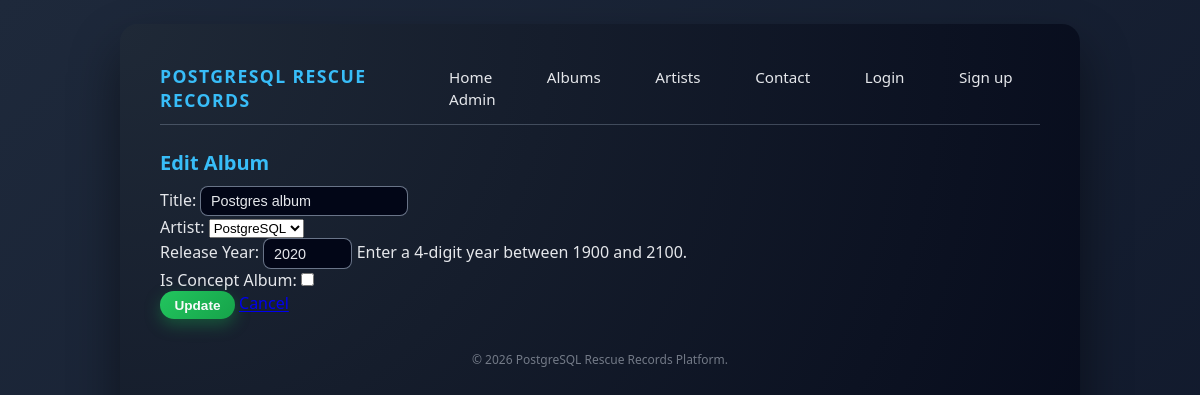
The app's page /albums/2/edit/ with its own data.
### music_library/models.py (models this page shows, shortened)
class Album(models.Model):
    artist = models.ForeignKey(Artist, on_delete=models.CASCADE, related_name='Albums')
    title = models.CharField(max_length=100)
    release_Year = models.PositiveIntegerField(blank=True, null=True)
    is_Concept_Album = models.BooleanField(default=False)

### music_library/views.py (the view, shortened to what this page needs)
# urls.py: path('albums/<int:pk>/edit/', ml_views.AlbumUpdateView.as_view(), name='album_update'),
class AlbumUpdateView(UpdateView):
    model = Album
    form_class = AlbumForm
    template_name = "music_library/album_form.html"

### music_library/forms.py (shortened to what this page needs)
class AlbumForm(forms.ModelForm):
    class Meta:
        model = Album
        fields = ["title", "artist", "release_Year", "is_Concept_Album"]
        widgets = {
            "title": forms.TextInput(
                attrs={"class": "form-control", "placeholder": "Album title"}
            ),
            "artist": forms.Select(attrs={"class": "form-control"}),
            "release_Year": forms.NumberInput(
                attrs={"class": "form-control", "min": 1900, "max": 2100}
            ),
            "is_Concept_Album": forms.CheckboxInput(
                attrs={"class": "form-control"}
            ),
        }
        help_texts = {
            "release_Year": "Enter a 4‑digit year between 1900 and 2100."
        }

### music_library/models.py (called while the page is built)
    def __str__(self):
        return self.name

### music_library/templates/music_library/album_form.html (shortened to what this page needs)
{% extends "core/base.html" %}
{% block content %}
<h2>{% if form.instance.pk %}Edit{% else %}Create{% endif %} Album</h2>
<form method="post">
    {{ form.as_p }}
    <button type="submit">
        {% if form.instance.pk %}Update{% else %}Create{% endif %}
    </button>
    <a href="{% url 'album_list' %}">Cancel</a>
</form>
{% endblock %}

### core/static/css/main.css (style rules this page uses)
body { font-family: Arial, sans-serif; margin: 0; padding: 0 1.5rem 2rem; }
h2 { margin-top: 1.5rem; }
* { margin: 0; padding: 0; box-sizing: border-box; }
html, body { height: 100%; }
body { font-family: system-ui, -apple-system, BlinkMacSystemFont, "Segoe UI", Roboto, sans-serif; background: linear-gradient(135deg, #1e293b, #0f172a); color: #e5e7eb; display: flex; justify-content: center; }
h2 { margin-top: 1.4rem; margin-bottom: 0.6rem; font-size: 1.25rem; color: #38bdf8; }
input[type="text"], input[type="number"], input[type="search"] { padding: 0.4rem 0.6rem; border-radius: 8px; border: 1px solid rgba(148, 163, 184, 0.7); background-color: #020617; color: #e5e7eb; font-size: 0.9rem; outline: none; transition: border-color 0.15s, box-shadow 0.15s; }
button, input[type="submit"] { border: none; border-radius: 999px; padding: 0.4rem 0.9rem; font-size: 0.85rem; font-weight: 600; cursor: pointer; background: linear-gradient(135deg, #22c55e, #16a34a); color: #f9fafb; box-shadow: 0 6px 16px rgba(22, 163, 74, 0.4); transition: transform 0.08s, box-shadow 0.08s, filter 0.08s; }

### records on screen
Album: title "Postgres album", artist "PostgreSQL", release_Year "2020"
